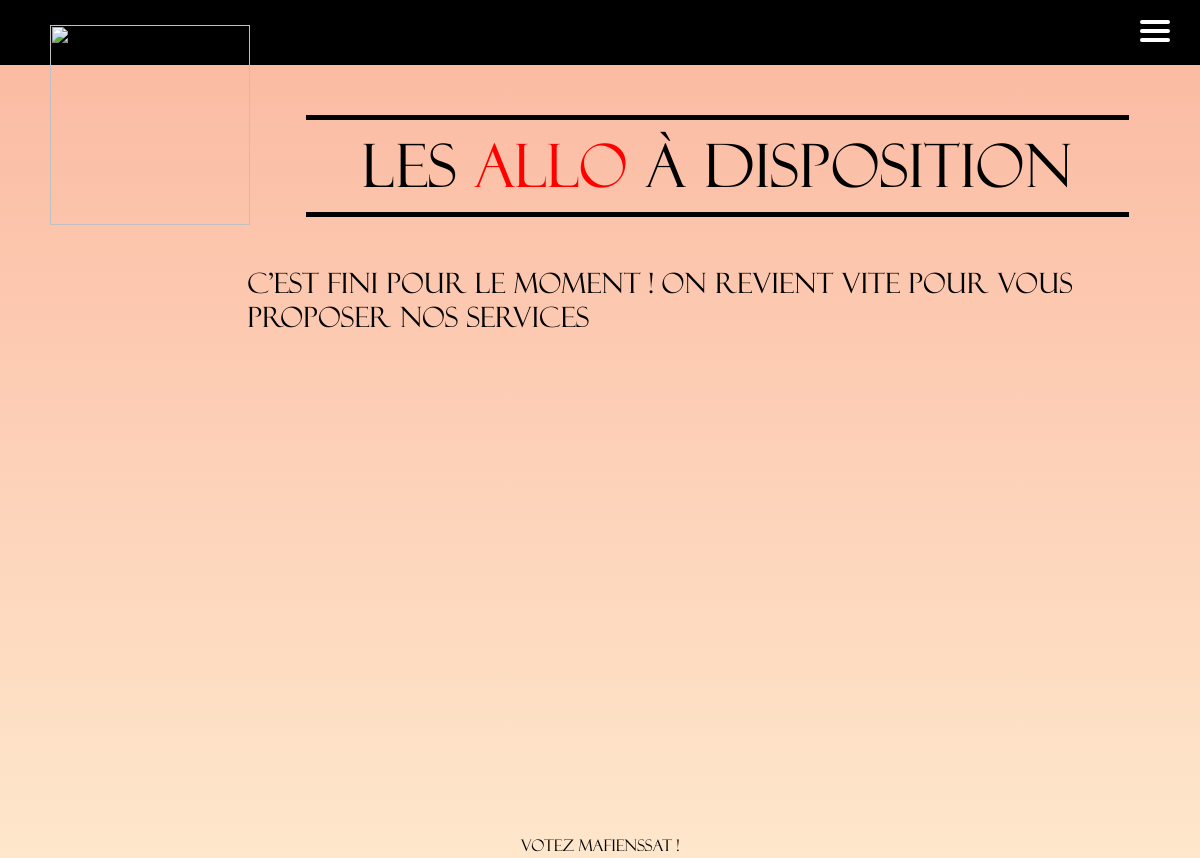
Before: /home_allos/allos/ with the older database file.
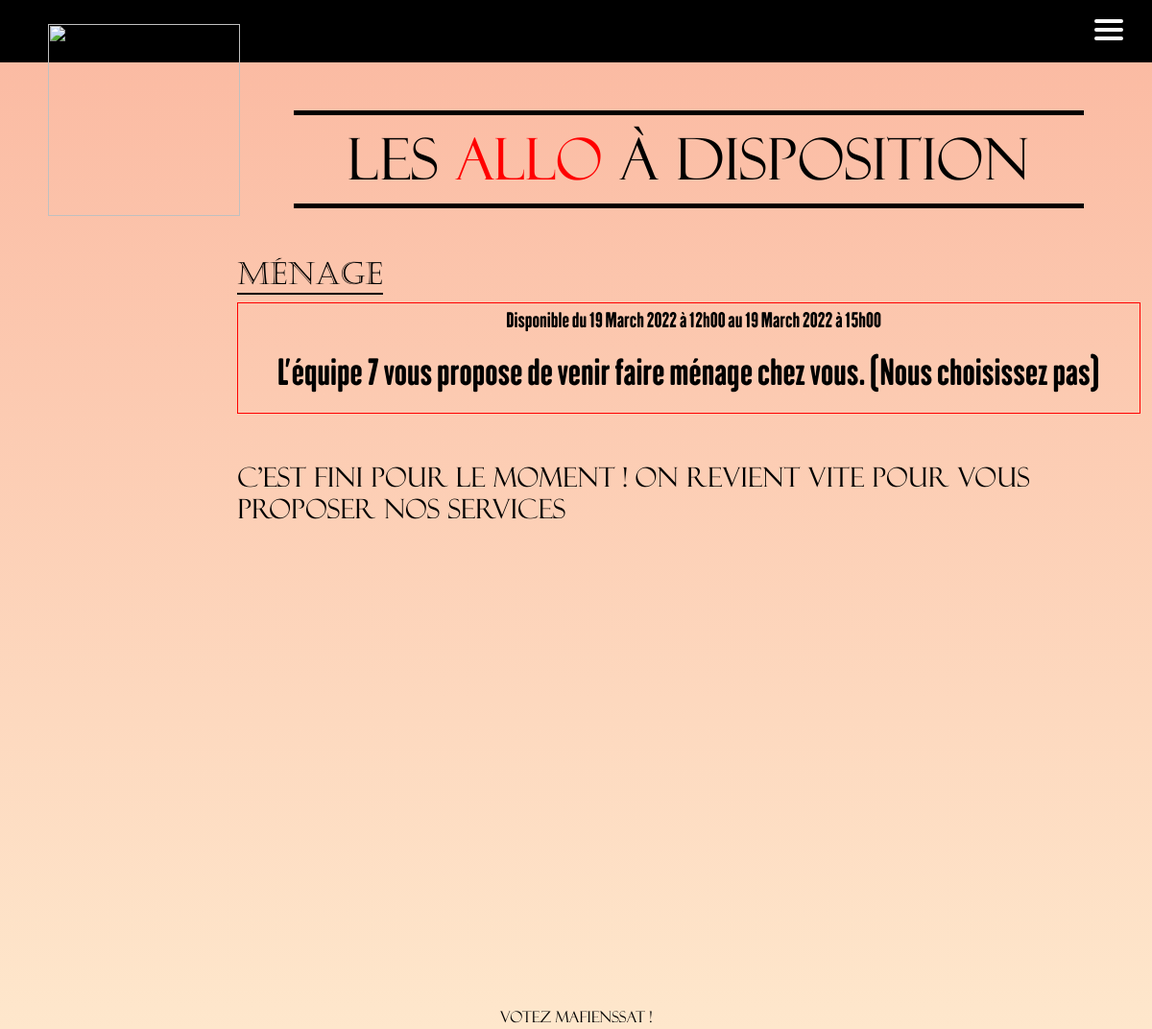
After: the same page with the newer database file.
### main_app/models.py (models this page shows)
class Allos(models.Model):
    id = models.AutoField(primary_key=True, unique=True)
    TYPE = (
        ('A', 'Bières'),
        ('B', 'Goûter'),
        ('C', 'P\'tit dej'),
        ('D', 'Ménage'),
        ('E', 'Car wash'),
        ('F', 'Le klaxeur fou'),
        ('G', 'Cuisine'),
        ('H', 'Courses')
    )
    allo_type = models.CharField(max_length=1, choices=TYPE, blank=True, help_text='Which type of allo')
    start_date = models.DateTimeField(help_text='YYYY-MM-DD HH:MM:SS')
    end_date = models.DateTimeField(help_text='YYYY-MM-DD HH:MM:SS')
    description = models.CharField(max_length=1024)
    visible = models.BooleanField(default=False)
    closed_allo = models.BooleanField(default=False)

### main_app/views.py (the view)
# urls.py: path("home_allos/allos/", views.allos, name="allos"),
def allos(request):
    try:
        user = User.objects.get(pk=request.user.id)
    except User.DoesNotExist:
        user = None
    if user is not None:
        try:
            registered_allo = AllosRegistration.objects.filter(user_id=user)
        except AllosRegistration.DoesNotExist:
            registered_allo = None
        if registered_allo is not None:
            ids = []
            for a in registered_allo:
                ids.append(a.allo_id.id)
            unregistered_allos = Allos.objects.exclude(id__in=ids)
        else:
            unregistered_allos = Allos.objects.all()
    else:
        unregistered_allos = Allos.objects.all()
    return render(request, 'allos/allos.html', {'user': user, 'allos': unregistered_allos})

### templates/allos/allos.html (shortened to what this page needs)
{% extends 'main.html' %}
{% block content %}
{% load bootstrap5 %}
{% bootstrap_css %}
{% load static %}
{% include 'nav.html' %}
<div class="container-fluid" id="event_page_id">
    <img class="logo_loco" width="350px" height="350px" src="{% static 'img/logodeloco.png' %}">
    <div id="next-event">
        <h1>Les <span>Allo</span> à disposition</h1>
    </div>
    {% for allo in allos %}
        {% if allo.visible and not allo.closed_allo %}
            <div id="next-event-object">
                <div class="row">
                    <div class="col">
                        <div class="name_date">
                            <h2 style="border-bottom: black 2px solid">{{ allo.get_allo_type_display }}</h2>
                        </div>
                    </div>
                    <div class="col button_event" style="margin-bottom: 10px;">
                    </div>
                </div>
                <div id="description_event">
                    <h5 style="margin-top: 5px; margin-left: 10px">Disponible du {{allo.start_date | date:"d"}} {{allo.start_date  | date:"F"}} {{allo.start_date  | date:"o"}} à {{allo.start_date | date:"H"}}h{{allo.start_date | date:"i"}} au {{allo.end_date | date:"d"}} {{allo.end_date  | date:"F"}} {{allo.end_date  | date:"o"}} à {{allo.end_date | date:"H"}}h{{allo.end_date | date:"i"}}</h5>
                    <p>{{allo.description}}</p>
                </div>
            </div>
        {% endif %}
    {% endfor %}
    <h3 id="end_allo">C'est fini pour le moment ! On revient vite pour vous proposer nos services</h3>
    <div id="vote_mafienssat_event">
        <p style="text-align:center; margin:0; color:black">Votez Mafienssat !</p>
    </div>
</div>
{% endblock %}

Changed rows visible on the page:
added Allos: allo_type "Ménage", start_date "19", start_date "March", start_date "2022", start_date "12", start_date "00", end_date "19", end_date "March", end_date "2022", end_date "15", end_date "00", description "L’équipe 7 vous propose de venir faire ménage chez vous. (Nous choisissez pas)"
